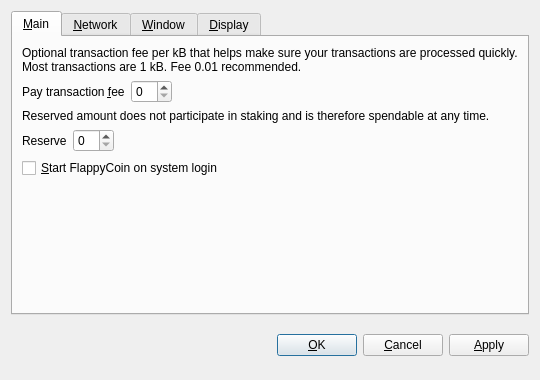
<?xml version="1.0" encoding="UTF-8"?>
<ui version="4.0">
 <class>OptionsDialog</class>
 <widget class="QDialog" name="OptionsDialog">
  <property name="geometry">
   <rect>
    <x>0</x>
    <y>0</y>
    <width>540</width>
    <height>380</height>
   </rect>
  </property>
  <property name="windowTitle">
   <string>Options</string>
  </property>
  <property name="modal">
   <bool>true</bool>
  </property>
  <layout class="QVBoxLayout" name="verticalLayout">
   <item>
    <widget class="QTabWidget" name="tabWidget">
     <property name="tabPosition">
      <enum>QTabWidget::North</enum>
     </property>
     <property name="currentIndex">
      <number>0</number>
     </property>
     <widget class="QWidget" name="tabMain">
      <attribute name="title">
       <string>&amp;Main</string>
      </attribute>
      <layout class="QVBoxLayout" name="verticalLayout_Main">
       <item>
        <widget class="QLabel" name="transactionFeeInfoLabel">
         <property name="text">
          <string>Optional transaction fee per kB that helps make sure your transactions are processed quickly. Most transactions are 1 kB. Fee 0.01 recommended.</string>
         </property>
         <property name="textFormat">
          <enum>Qt::PlainText</enum>
         </property>
         <property name="wordWrap">
          <bool>true</bool>
         </property>
        </widget>
       </item>
       <item>
        <layout class="QHBoxLayout" name="horizontalLayoutFee">
         <item>
          <widget class="QLabel" name="transactionFeeLabel">
           <property name="text">
            <string>Pay transaction &amp;fee</string>
           </property>
           <property name="textFormat">
            <enum>Qt::PlainText</enum>
           </property>
           <property name="buddy">
            <cstring>transactionFee</cstring>
           </property>
          </widget>
         </item>
         <item>
          <widget class="BitcoinAmountField" name="transactionFee"/>
         </item>
         <item>
          <spacer name="horizontalSpacerFee">
           <property name="orientation">
            <enum>Qt::Horizontal</enum>
           </property>
           <property name="sizeHint" stdset="0">
            <size>
             <width>40</width>
             <height>20</height>
            </size>
           </property>
          </spacer>
         </item>
        </layout>
       </item>
       <item>
        <widget class="QLabel" name="reserveBalanceInfoLabel">
         <property name="text">
          <string>Reserved amount does not participate in staking and is therefore spendable at any time.</string>
         </property>
         <property name="textFormat">
          <enum>Qt::PlainText</enum>
         </property>
         <property name="wordWrap">
          <bool>true</bool>
         </property>
        </widget>
       </item>
       <item>
        <layout class="QHBoxLayout" name="horizontalLayoutReserveBalance">
         <item>
          <widget class="QLabel" name="reserveBalanceLabel">
           <property name="text">
            <string>Reserve</string>
           </property>
           <property name="textFormat">
            <enum>Qt::PlainText</enum>
           </property>
           <property name="buddy">
            <cstring>reserveBalance</cstring>
           </property>
          </widget>
         </item>
         <item>
          <widget class="BitcoinAmountField" name="reserveBalance"/>
         </item>
         <item>
          <spacer name="horizontalSpacerReserveBalance">
           <property name="orientation">
            <enum>Qt::Horizontal</enum>
           </property>
           <property name="sizeHint" stdset="0">
            <size>
             <width>40</width>
             <height>20</height>
            </size>
           </property>
          </spacer>
         </item>
        </layout>
       </item>
       <item>
        <widget class="QCheckBox" name="bitcoinAtStartup">
         <property name="toolTip">
          <string>Automatically start FlappyCoin after logging in to the system.</string>
         </property>
         <property name="text">
          <string>&amp;Start FlappyCoin on system login</string>
         </property>
        </widget>
       </item>
       <item>
        <spacer name="verticalSpacer_Main">
         <property name="orientation">
          <enum>Qt::Vertical</enum>
         </property>
         <property name="sizeHint" stdset="0">
          <size>
           <width>20</width>
           <height>40</height>
          </size>
         </property>
        </spacer>
       </item>
      </layout>
     </widget>
     <widget class="QWidget" name="tabNetwork">
      <attribute name="title">
       <string>&amp;Network</string>
      </attribute>
      <layout class="QVBoxLayout" name="verticalLayout_Network">
       <item>
        <widget class="QCheckBox" name="mapPortUpnp">
         <property name="toolTip">
          <string>Automatically open the FlappyCoin client port on the router. This only works when your router supports UPnP and it is enabled.</string>
         </property>
         <property name="text">
          <string>Map port using &amp;UPnP</string>
         </property>
        </widget>
       </item>
       <item>
        <widget class="QCheckBox" name="connectSocks">
         <property name="toolTip">
          <string>Connect to the FlappyCoin network through a SOCKS5 proxy (e.g. when connecting through Tor).</string>
         </property>
         <property name="text">
          <string>&amp;Connect through SOCKS5 proxy:</string>
         </property>
        </widget>
       </item>
       <item>
        <layout class="QHBoxLayout" name="horizontalLayout_Network">
         <item>
          <widget class="QLabel" name="proxyIpLabel">
           <property name="text">
            <string>Proxy &amp;IP:</string>
           </property>
           <property name="textFormat">
            <enum>Qt::PlainText</enum>
           </property>
           <property name="buddy">
            <cstring>proxyIp</cstring>
           </property>
          </widget>
         </item>
         <item>
          <widget class="QValidatedLineEdit" name="proxyIp">
           <property name="maximumSize">
            <size>
             <width>140</width>
             <height>16777215</height>
            </size>
           </property>
           <property name="toolTip">
            <string>IP address of the proxy (e.g. 127.0.0.1)</string>
           </property>
          </widget>
         </item>
         <item>
          <widget class="QLabel" name="proxyPortLabel">
           <property name="text">
            <string>&amp;Port:</string>
           </property>
           <property name="textFormat">
            <enum>Qt::PlainText</enum>
           </property>
           <property name="buddy">
            <cstring>proxyPort</cstring>
           </property>
          </widget>
         </item>
         <item>
          <widget class="QLineEdit" name="proxyPort">
           <property name="maximumSize">
            <size>
             <width>55</width>
             <height>16777215</height>
            </size>
           </property>
           <property name="toolTip">
            <string>Port of the proxy (e.g. 9050)</string>
           </property>
          </widget>
         </item>
         <item>
          <spacer name="horizontalSpacer_Network">
           <property name="orientation">
            <enum>Qt::Horizontal</enum>
           </property>
           <property name="sizeHint" stdset="0">
            <size>
             <width>40</width>
             <height>20</height>
            </size>
           </property>
          </spacer>
         </item>
        </layout>
       </item>
       <item>
        <spacer name="verticalSpacer_Network">
         <property name="orientation">
          <enum>Qt::Vertical</enum>
         </property>
         <property name="sizeHint" stdset="0">
          <size>
           <width>20</width>
           <height>40</height>
          </size>
         </property>
        </spacer>
       </item>
      </layout>
     </widget>
     <widget class="QWidget" name="tabWindow">
      <attribute name="title">
       <string>&amp;Window</string>
      </attribute>
      <layout class="QVBoxLayout" name="verticalLayout_Window">
       <item>
        <widget class="QCheckBox" name="minimizeToTray">
         <property name="toolTip">
          <string>Show only a tray icon after minimizing the window.</string>
         </property>
         <property name="text">
          <string>&amp;Minimize to the tray instead of the taskbar</string>
         </property>
        </widget>
       </item>
       <item>
        <widget class="QCheckBox" name="minimizeOnClose">
         <property name="toolTip">
          <string>Minimize instead of exit the application when the window is closed. When this option is enabled, the application will be closed only after selecting Quit in the menu.</string>
         </property>
         <property name="text">
          <string>M&amp;inimize on close</string>
         </property>
        </widget>
       </item>
       <item>
        <spacer name="verticalSpacer_Window">
         <property name="orientation">
          <enum>Qt::Vertical</enum>
         </property>
         <property name="sizeHint" stdset="0">
          <size>
           <width>20</width>
           <height>40</height>
          </size>
         </property>
        </spacer>
       </item>
      </layout>
     </widget>
     <widget class="QWidget" name="tabDisplay">
      <attribute name="title">
       <string>&amp;Display</string>
      </attribute>
      <layout class="QVBoxLayout" name="verticalLayout_Display">
       <item>
        <layout class="QHBoxLayout" name="horizontalLayout_1_Display">
         <item>
          <widget class="QLabel" name="langLabel">
           <property name="text">
            <string>User Interface &amp;language:</string>
           </property>
           <property name="textFormat">
            <enum>Qt::PlainText</enum>
           </property>
           <property name="buddy">
            <cstring>lang</cstring>
           </property>
          </widget>
         </item>
         <item>
          <widget class="QValueComboBox" name="lang">
           <property name="toolTip">
            <string>The user interface language can be set here. This setting will take effect after restarting FlappyCoin.</string>
           </property>
          </widget>
         </item>
        </layout>
       </item>
       <item>
        <layout class="QHBoxLayout" name="horizontalLayout_2_Display">
         <item>
          <widget class="QLabel" name="unitLabel">
           <property name="text">
            <string>&amp;Unit to show amounts in:</string>
           </property>
           <property name="textFormat">
            <enum>Qt::PlainText</enum>
           </property>
           <property name="buddy">
            <cstring>unit</cstring>
           </property>
          </widget>
         </item>
         <item>
          <widget class="QValueComboBox" name="unit">
           <property name="toolTip">
            <string>Choose the default subdivision unit to show in the interface and when sending coins.</string>
           </property>
          </widget>
         </item>
        </layout>
       </item>
       <item>
        <widget class="QCheckBox" name="coinControlFeatures">
         <property name="toolTip">
          <string>Whether to show coin control features or not.</string>
         </property>
         <property name="text">
          <string>Display coin &amp;control features (experts only!)</string>
         </property>
        </widget>
       </item>
       <item>
        <widget class="QCheckBox" name="minimizeCoinAge">
         <property name="toolTip">
          <string>Whether to select the coin outputs randomly or with minimal coin age.</string>
         </property>
         <property name="text">
          <string>Minimize weight consumption (experimental)</string>
         </property>
        </widget>
       </item>
       <item>
        <widget class="QCheckBox" name="useBlackTheme">
         <property name="text">
          <string>Use black visual theme (requires restart)</string>
         </property>
        </widget>
       </item>
       <item>
        <spacer name="verticalSpacer_Display">
         <property name="orientation">
          <enum>Qt::Vertical</enum>
         </property>
         <property name="sizeHint" stdset="0">
          <size>
           <width>20</width>
           <height>40</height>
          </size>
         </property>
        </spacer>
       </item>
      </layout>
     </widget>
    </widget>
   </item>
   <item>
    <layout class="QHBoxLayout" name="horizontalLayout_Buttons">
     <item>
      <spacer name="horizontalSpacer_1">
       <property name="orientation">
        <enum>Qt::Horizontal</enum>
       </property>
       <property name="sizeHint" stdset="0">
        <size>
         <width>40</width>
         <height>48</height>
        </size>
       </property>
      </spacer>
     </item>
     <item>
      <widget class="QLabel" name="statusLabel">
       <property name="font">
        <font>
         <weight>75</weight>
         <bold>true</bold>
        </font>
       </property>
       <property name="text">
        <string/>
       </property>
       <property name="textFormat">
        <enum>Qt::PlainText</enum>
       </property>
       <property name="wordWrap">
        <bool>true</bool>
       </property>
      </widget>
     </item>
     <item>
      <spacer name="horizontalSpacer_2">
       <property name="orientation">
        <enum>Qt::Horizontal</enum>
       </property>
       <property name="sizeHint" stdset="0">
        <size>
         <width>40</width>
         <height>48</height>
        </size>
       </property>
      </spacer>
     </item>
     <item>
      <widget class="QPushButton" name="okButton">
       <property name="text">
        <string>&amp;OK</string>
       </property>
      </widget>
     </item>
     <item>
      <widget class="QPushButton" name="cancelButton">
       <property name="text">
        <string>&amp;Cancel</string>
       </property>
       <property name="autoDefault">
        <bool>false</bool>
       </property>
      </widget>
     </item>
     <item>
      <widget class="QPushButton" name="applyButton">
       <property name="text">
        <string>&amp;Apply</string>
       </property>
       <property name="autoDefault">
        <bool>false</bool>
       </property>
      </widget>
     </item>
    </layout>
   </item>
  </layout>
 </widget>
 <customwidgets>
  <customwidget>
   <class>BitcoinAmountField</class>
   <extends>QSpinBox</extends>
   <header>bitcoinamountfield.h</header>
  </customwidget>
  <customwidget>
   <class>QValueComboBox</class>
   <extends>QComboBox</extends>
   <header>qvaluecombobox.h</header>
  </customwidget>
  <customwidget>
   <class>QValidatedLineEdit</class>
   <extends>QLineEdit</extends>
   <header>qvalidatedlineedit.h</header>
  </customwidget>
 </customwidgets>
 <resources/>
 <connections/>
</ui>
